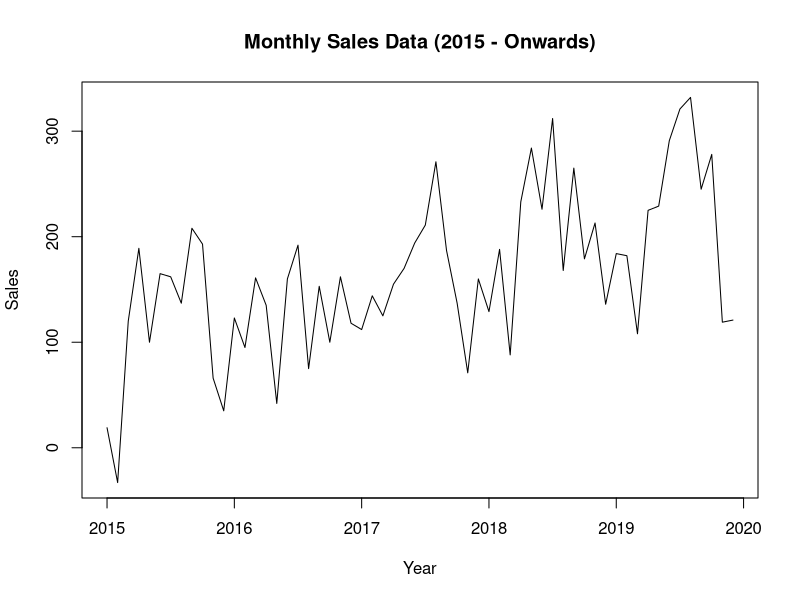

Here is the R script that generated this plot: (Note: this script raises an error after producing the figure.)
# Import Data
sales_ds <- read.csv("Sales.csv")
View(sales_ds)

## Time Plot: Sales
data_frame <- ts(sales_ds[,2], frequency = 12, start = c(2015,1))
plot(data_frame, ylab="Sales", xlab="Year", main="Monthly Sales Data (2015 - Onwards)")

# 71.4% Splitting
train <- window(data_frame, end = c(2019, 12))
test  <- window(data_frame, start = c(2020, 1))
h <- length(test)

# Decomposition Analysis on Train
decomp_add <- decompose(train, type = "additive")
plot(decomp_add)
